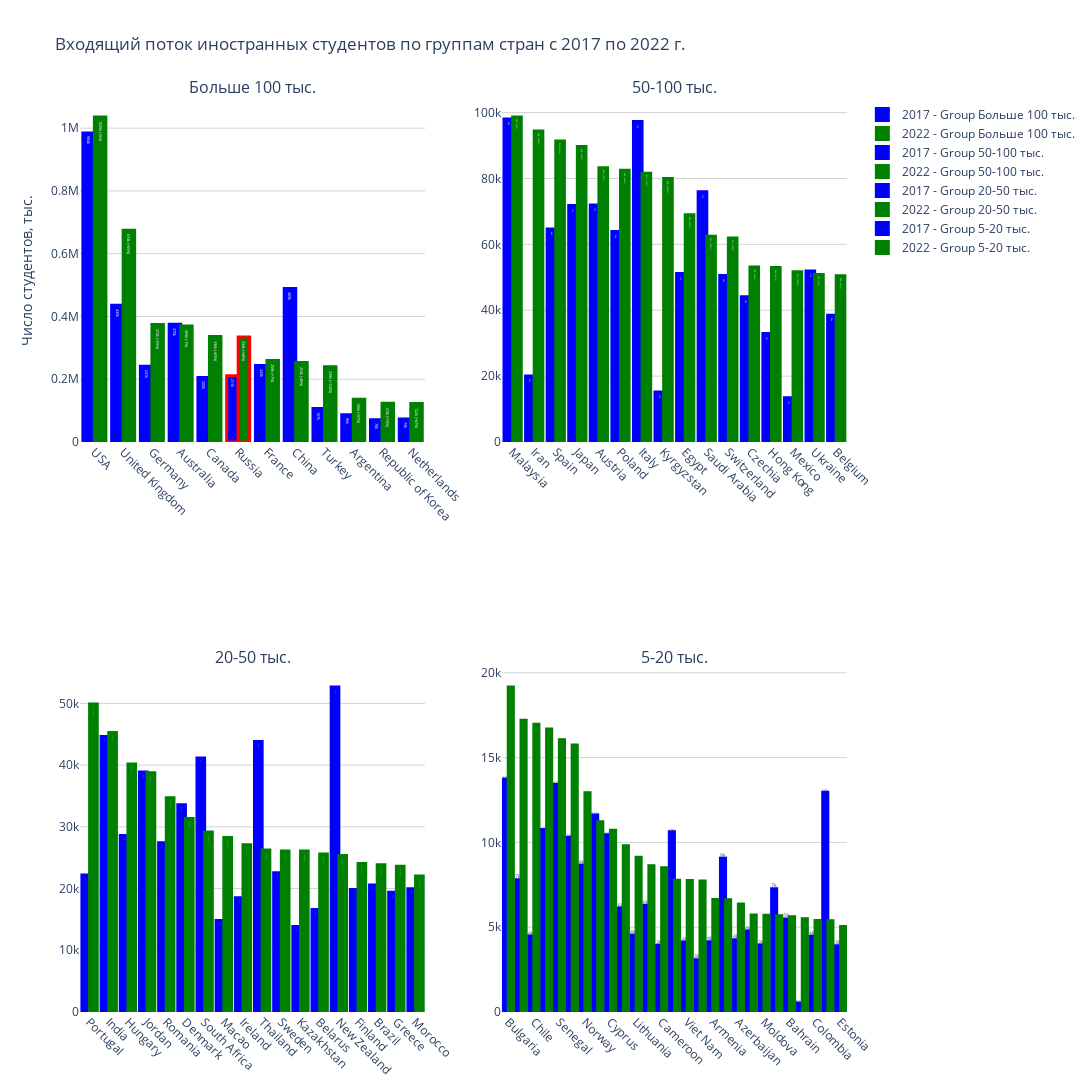

Notebook source saved alongside this figure:
### Markdown cell above
Inbound students

### Code cell
n_cols = 2  # Number of columns in subplot grid
# unique_groups  = diff['group'].unique()
unique_groups = ['Больше 100 тыс.', '50-100 тыс.', '20-50 тыс.','5-20 тыс.']
num_plots = len(unique_groups)
num_cols = 2  # Maximum of 2 columns
num_rows = (num_plots + num_cols - 1) // num_cols  # Calculate the number of rows
fig = make_subplots(rows=num_rows, cols=num_cols, subplot_titles=unique_groups)

for i, group in enumerate(unique_groups):
    filtered_df = inbound_no_zero[inbound_no_zero['group'] == group]
    row_index = i // n_cols + 1
    col_index = i % n_cols + 1
    
    trace1 = go.Bar(x=filtered_df.index,
        y=filtered_df['2017'],
        name=f'2017 - Group {group}',
        text=[f"{value/1000:.1f}k" if value < 1000 else f"{int(value/1000)}k" for value in filtered_df['2017']],  # Value labels in thousands
        textposition='auto',
        textfont=dict(size=16),
        marker_color='blue',
        marker_line=dict(width=3, color=['red' if country == 'Russia' else 'blue' for country in filtered_df.index]) 
        )
    trace2 = go.Bar(x=filtered_df.index,
        y=filtered_df['2022'],
        name=f'2022 - Group {group}',
        text=[f"{value/1000:.1f}k\n({filtered_df['2022/2017,%'].values[j]}%)" if value < 1000 else f"{int(value/1000)}k\n({filtered_df['2022/2017,%'].values[j]}%)" for j, value in enumerate(filtered_df['2022'])],  # Value labels in thousands
        textposition='auto',
        textfont=dict(size=16),
        marker_color='green',
        marker_line=dict(width=3, color=['red' if country == 'Russia' else 'green' for country in filtered_df.index]) 
        )
    
    fig.add_trace(trace1, row=row_index, col=col_index)
    fig.add_trace(trace2, row=row_index, col=col_index)
        
fig.update_layout(
title='Входящий поток иностранных студентов по группам стран с 2017 по 2022 г.',
# xaxis_title='Country',
yaxis_title='Число студентов, тыс.',
barmode='group',  # Group bars together
height=1400,
width=2600,
plot_bgcolor='white'
)
for i in range(1, num_rows + 1):
    for j in range(1, num_cols + 1):
        fig.update_xaxes(tickangle=45, row=i, col=j)
        fig.update_yaxes(gridcolor='lightgrey', row=i, col=j)
pio.write_image(fig, "Входящий поток иностранных студентов по группам стран с 2017 по 2022 г.png")
fig.show()

### Figure 1 — Plotly figure (JSON) as saved in the notebook; plotly's stock layout.template omitted (floating-point values rounded to 4 significant figures)
{"data": [{"marker": {"color": "blue", "line": {"color": ["blue", "blue", "blue", "blue", "blue", "red", "blue", "blue", "blue", "blue", "blue", "blue"], "width": 3}}, "name": "2017 - Group Больше 100 тыс.", "text": ["984k", "435k", "241k", "375k", "205k", "211k", "243k", "489k", "107k", "86k", "70k", "73k"], "textfont": {"size": 16}, "textposition": "auto", "type": "bar", "x": ["USA", "United Kingdom", "Germany", "Australia", "Canada", "Russia", "France", "China", "Turkey", "Argentina", "Republic of Korea", "Netherlands"], "xaxis": "x", "y": [984170, 435389, 241497, 375140, 205816, 211369, 243436, 489172, 107035, 86665, 70767, 73304], "yaxis": "y"}, {"marker": {"color": "green", "line": {"color": ["green", "green", "green", "green", "green", "red", "green", "green", "green", "green", "green", "green"], "width": 3}}, "name": "2022 - Group Больше 100 тыс.", "text": ["1035k\n(+5%)", "674k\n(+55%)", "374k\n(+55%)", "369k\n(-1%)", "336k\n(+63%)", "334k\n(+58%)", "259k\n(+7%)", "253k\n(-48%)", "239k\n(+124%)", "136k\n(+57%)", "123k\n(+74%)", "122k\n(+67%)"], "textfont": {"size": 16}, "textposition": "auto", "type": "bar", "x": ["USA", "United Kingdom", "Germany", "Australia", "Canada", "Russia", "France", "China", "Turkey", "Argentina", "Republic of Korea", "Netherlands"], "xaxis": "x", "y": [1035161, 674440, 374226, 369923, 336504, 334707, 259989, 253177, 239625, 136259, 123235, 122287], "yaxis": "y"}, {"marker": {"color": "blue", "line": {"color": ["blue", "blue", "blue", "blue", "blue", "blue", "blue", "blue", "blue", "blue", "blue", "blue", "blue", "blue", "blue", "blue"], "width": 3}}, "name": "2017 - Group 50-100 тыс.", "text": ["98k", "20k", "64k", "71k", "71k", "63k", "97k", "15k", "51k", "75k", "50k", "44k", "32k", "13k", "51k", "38k"], "textfont": {"size": 16}, "textposition": "auto", "type": "bar", "x": ["Malaysia", "Iran", "Spain", "Japan", "Austria", "Poland", "Italy", "Kyrgyzstan", "Egypt", "Saudi Arabia", "Switzerland", "Czechia", "Hong Kong", "Mexico", "Ukraine", "Belgium"], "xaxis": "x2", "y": [98031, 20072, 64702, 71792, 71967, 63902, 97276, 15149, 51162, 75972, 50537, 44113, 32953, 13415, 51881, 38511], "yaxis": "y2"}, {"marker": {"color": "green", "line": {"color": ["green", "green", "green", "green", "green", "green", "green", "green", "green", "green", "green", "green", "green", "green", "green", "green"], "width": 3}}, "name": "2022 - Group 50-100 тыс.", "text": ["98k\n(+1%)", "94k\n(+370%)", "91k\n(+41%)", "89k\n(+25%)", "83k\n(+16%)", "82k\n(+29%)", "81k\n(-16%)", "80k\n(+428%)", "69k\n(+35%)", "62k\n(-18%)", "61k\n(+23%)", "53k\n(+20%)", "52k\n(+61%)", "51k\n(+285%)", "50k\n(-2%)", "50k\n(+31%)"], "textfont": {"size": 16}, "textposition": "auto", "type": "bar", "x": ["Malaysia", "Iran", "Spain", "Japan", "Austria", "Poland", "Italy", "Kyrgyzstan", "Egypt", "Saudi Arabia", "Switzerland", "Czechia", "Hong Kong", "Mexico", "Ukraine", "Belgium"], "xaxis": "x2", "y": [98640, 94406, 91352, 89721, 83273, 82471, 81565, 80012, 69021, 62443, 61911, 53149, 52974, 51659, 50870, 50481], "yaxis": "y2"}, {"marker": {"color": "blue", "line": {"color": ["blue", "blue", "blue", "blue", "blue", "blue", "blue", "blue", "blue", "blue", "blue", "blue", "blue", "blue", "blue", "blue", "blue", "blue"], "width": 3}}, "name": "2017 - Group 20-50 тыс.", "text": ["22k", "44k", "28k", "38k", "27k", "33k", "41k", "14k", "18k", "43k", "22k", "13k", "16k", "52k", "19k", "20k", "19k", "19k"], "textfont": {"size": 16}, "textposition": "auto", "type": "bar", "x": ["Portugal", "India", "Hungary", "Jordan", "Romania", "Denmark", "South Africa", "Macao", "Ireland", "Thailand", "Sweden", "Kazakhstan", "Belarus", "New Zealand", "Finland", "Brazil", "Greece", "Morocco"], "xaxis": "x3", "y": [22183, 44630, 28594, 38873, 27433, 33588, 41157, 14821, 18524, 43821, 22569, 13850, 16622, 52642, 19836, 20576, 19410, 19988], "yaxis": "y3"}, {"marker": {"color": "green", "line": {"color": ["green", "green", "green", "green", "green", "green", "green", "green", "green", "green", "green", "green", "green", "green", "green", "green", "green", "green"], "width": 3}}, "name": "2022 - Group 20-50 тыс.", "text": ["49k\n(+125%)", "45k\n(+1%)", "40k\n(+41%)", "38k\n(0%)", "34k\n(+27%)", "31k\n(-7%)", "29k\n(-29%)", "28k\n(+91%)", "27k\n(+46%)", "26k\n(-40%)", "26k\n(+16%)", "26k\n(+88%)", "25k\n(+54%)", "25k\n(-52%)", "24k\n(+21%)", "23k\n(+16%)", "23k\n(+22%)", "22k\n(+10%)"], "textfont": {"size": 16}, "textposition": "auto", "type": "bar", "x": ["Portugal", "India", "Hungary", "Jordan", "Romania", "Denmark", "South Africa", "Macao", "Ireland", "Thailand", "Sweden", "Kazakhstan", "Belarus", "New Zealand", "Finland", "Brazil", "Greece", "Morocco"], "xaxis": "x3", "y": [49905, 45270, 40202, 38760, 34733, 31372, 29178, 28263, 27083, 26266, 26094, 26080, 25606, 25362, 24078, 23857, 23627, 22025], "yaxis": "y3"}, {"marker": {"color": "blue", "line": {"color": ["blue", "blue", "blue", "blue", "blue", "blue", "blue", "blue", "blue", "blue", "blue", "blue", "blue", "blue", "blue", "blue", "blue", "blue", "blue", "blue", "blue", "blue", "blue", "blue", "blue", "blue", "blue"], "width": 3}}, "name": "2017 - Group 5-20 тыс.", "text": ["13k", "7k", "4k", "10k", "13k", "10k", "8k", "11k", "10k", "6k", "4k", "6k", "3k", "10k", "4k", "3k", "4k", "9k", "4k", "4k", "3k", "7k", "5k", "0.5k", "4k", "12k", "3k"], "textfont": {"size": 16}, "textposition": "auto", "type": "bar", "x": ["Bulgaria", "Georgia", "Chile", "Slovakia", "Senegal", "Qatar", "Norway", "Serbia", "Cyprus", "Latvia", "Lithuania", "Tunisia", "Cameroon", "Cuba", "Viet Nam", "Slovenia", "Armenia", "Dominican Republic", "Azerbaijan", "Croatia", "Moldova", "Bosnia and Herzegovina", "Bahrain", "Uzbekistan", "Colombia", "Ghana", "Estonia"], "xaxis": "x4", "y": [13744, 7794, 4481, 10761, 13431, 10305, 8660, 11617, 10444, 6127, 4529, 6281, 3941, 10629, 4125, 3086, 4138, 9070, 4264, 4776, 3952, 7264, 5488, 524, 4466, 12960, 3907], "yaxis": "y4"}, {"marker": {"color": "green", "line": {"color": ["green", "green", "green", "green", "green", "green", "green", "green", "green", "green", "green", "green", "green", "green", "green", "green", "green", "green", "green", "green", "green", "green", "green", "green", "green", "green", "green"], "width": 3}}, "name": "2022 - Group 5-20 тыс.", "text": ["19k\n(+39%)", "17k\n(+121%)", "16k\n(+279%)", "16k\n(+55%)", "16k\n(+20%)", "15k\n(+53%)", "12k\n(+49%)", "11k\n(-3%)", "10k\n(+3%)", "9k\n(+60%)", "9k\n(+102%)", "8k\n(+37%)", "8k\n(+116%)", "7k\n(-27%)", "7k\n(+88%)", "7k\n(+150%)", "6k\n(+60%)", "6k\n(-27%)", "6k\n(+49%)", "5k\n(+20%)", "5k\n(+44%)", "5k\n(-22%)", "5k\n(+2%)", "5k\n(+950%)", "5k\n(+21%)", "5k\n(-59%)", "5k\n(+29%)"], "textfont": {"size": 16}, "textposition": "auto", "type": "bar", "x": ["Bulgaria", "Georgia", "Chile", "Slovakia", "Senegal", "Qatar", "Norway", "Serbia", "Cyprus", "Latvia", "Lithuania", "Tunisia", "Cameroon", "Cuba", "Viet Nam", "Slovenia", "Armenia", "Dominican Republic", "Azerbaijan", "Croatia", "Moldova", "Bosnia and Herzegovina", "Bahrain", "Uzbekistan", "Colombia", "Ghana", "Estonia"], "xaxis": "x4", "y": [19157, 17202, 16970, 16690, 16053, 15743, 12933, 11223, 10723, 9809, 9127, 8619, 8499, 7773, 7759, 7728, 6635, 6616, 6363, 5726, 5706, 5673, 5623, 5502, 5399, 5374, 5048], "yaxis": "y4"}], "layout": {"annotations": [{"font": {"size": 16}, "showarrow": false, "text": "Больше 100 тыс.", "x": 0.225, "xanchor": "center", "xref": "paper", "y": 1, "yanchor": "bottom", "yref": "paper"}, {"font": {"size": 16}, "showarrow": false, "text": "50-100 тыс.", "x": 0.775, "xanchor": "center", "xref": "paper", "y": 1, "yanchor": "bottom", "yref": "paper"}, {"font": {"size": 16}, "showarrow": false, "text": "20-50 тыс.", "x": 0.225, "xanchor": "center", "xref": "paper", "y": 0.375, "yanchor": "bottom", "yref": "paper"}, {"font": {"size": 16}, "showarrow": false, "text": "5-20 тыс.", "x": 0.775, "xanchor": "center", "xref": "paper", "y": 0.375, "yanchor": "bottom", "yref": "paper"}], "barmode": "group", "height": 1400, "plot_bgcolor": "white", "title": {"text": "Входящий поток иностранных студентов по группам стран с 2017 по 2022 г."}, "width": 2600, "xaxis": {"anchor": "y", "domain": [0, 0.45], "tickangle": 45}, "xaxis2": {"anchor": "y2", "domain": [0.55, 1], "tickangle": 45}, "xaxis3": {"anchor": "y3", "domain": [0, 0.45], "tickangle": 45}, "xaxis4": {"anchor": "y4", "domain": [0.55, 1], "tickangle": 45}, "yaxis": {"anchor": "x", "domain": [0.625, 1], "gridcolor": "lightgrey", "title": {"text": "Число студентов, тыс."}}, "yaxis2": {"anchor": "x2", "domain": [0.625, 1], "gridcolor": "lightgrey"}, "yaxis3": {"anchor": "x3", "domain": [0, 0.375], "gridcolor": "lightgrey"}, "yaxis4": {"anchor": "x4", "domain": [0, 0.375], "gridcolor": "lightgrey"}}}
